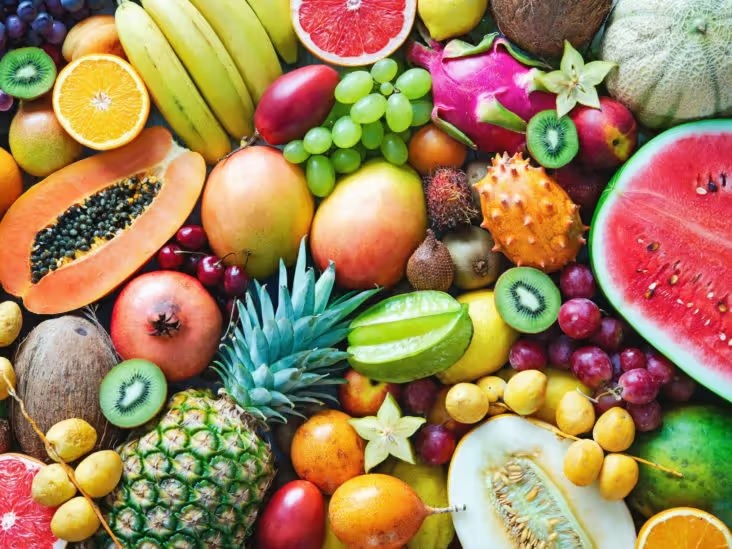
#> input picture samplec.jpg, 732 x 549 px, found by its file name
$ python Filter_V1.py
#> lines starting #> are read from the running program, lines starting #| are printed output that depends on the picture


import cv2
import numpy as np

def apply_custom_filter(image, kernel):
    """
    Apply a custom filter to an image without using cv2.filter2D or similar built-in functions.

    Args:
        image (numpy.ndarray): Input image as a NumPy array
        kernel (list of lists): Filter kernel matrix

    Returns:
        numpy.ndarray: Filtered image
    """
    # Convert kernel to numpy array and normalize
    kernel = np.array(kernel, dtype=np.float32)
    if kernel.sum() != 0:
        kernel = kernel / kernel.sum()

    # Get image dimensions and kernel dimensions
    img_height, img_width = image.shape[:2]
    kernel_height, kernel_width = kernel.shape

    # Calculate padding needed
    pad_h = kernel_height // 2
    pad_w = kernel_width // 2

    # Create output image
    filtered_image = np.zeros_like(image)

    # Pad the image to handle borders
    padded_image = cv2.copyMakeBorder(image, pad_h, pad_h, pad_w, pad_w, cv2.BORDER_REPLICATE)

    # Apply filter to each channel if image is color
    if len(image.shape) == 3:
        for channel in range(image.shape[2]):
            for y in range(img_height):
                for x in range(img_width):
                    # Extract the region of interest
                    region = padded_image[y:y+kernel_height, x:x+kernel_width, channel]
                    # Apply the kernel
                    filtered_value = np.sum(region * kernel)
                    filtered_image[y, x, channel] = filtered_value
    else:  # Grayscale image
        for y in range(img_height):
            for x in range(img_width):
                region = padded_image[y:y+kernel_height, x:x+kernel_width]
                filtered_value = np.sum(region * kernel)
                filtered_image[y, x] = filtered_value

    return filtered_image

# Hardcoded smoothing filters
box_blur_3x3 = [
    [1, 1, 1],
    [1, 1, 1],
    [1, 1, 1]
]

gaussian_blur_3x3 = [
    [1, 2, 1],
    [2, 4, 2],
    [1, 2, 1]
]

def main():
    # Load image
    input_path = '/home/panzer/Desktop/DESK/CV/samplec.jpg'
    output_path_box = '/home/panzer/Desktop/DESK/CV/output_box_blur.jpg'
    output_path_gaussian = '/home/panzer/Desktop/DESK/CV/output_gaussian_blur.jpg'

    image = cv2.imread(input_path)
#> image is the input picture: shape (549, 732, 3); mean B, G, R 90.2, 130.2, 159.9
    if image is None:
        print(f"Error: Could not read image from {input_path}")
        return

    # Apply box blur
    print("Applying custom 3x3 box blur...")
    box_blurred = apply_custom_filter(image, box_blur_3x3)
#> in apply_custom_filter, `padded_image = cv2.copyMakeBorder(image, pad_h, pad_h, pad_w, pad_w, c..`:
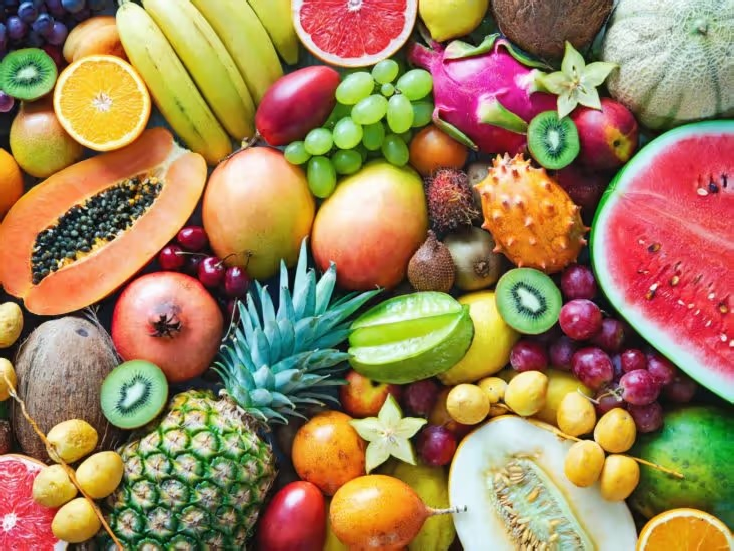
#> padded_image: shape (551, 734, 3); mean B, G, R 90.2, 130.2, 159.9
    cv2.imwrite(output_path_box, box_blurred)
    print(f"Box blur result saved to {output_path_box}")

    # Apply Gaussian blur
    print("\nApplying custom 3x3 Gaussian blur...")
    gaussian_blurred = apply_custom_filter(image, gaussian_blur_3x3)
    cv2.imwrite(output_path_gaussian, gaussian_blurred)
    print(f"Gaussian blur result saved to {output_path_gaussian}")

if __name__ == "__main__":
    main()
